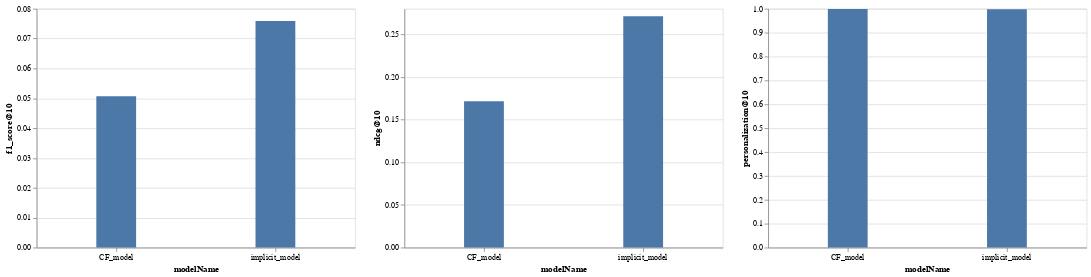

Notebook cell for this chart:
### Code cell
f1_score_chart = alt.Chart(global_df, width=400).mark_bar(width=50).encode(
    y="f1_score@10:Q",
    x=alt.X("modelName:O",axis=alt.Axis(labelAngle=0)))

ndcg_chart = alt.Chart(global_df, width=400).mark_bar(width=50).encode(
    y="ndcg@10:Q",
    x=alt.X("modelName:O",axis=alt.Axis(labelAngle=0)))

personalization_chart = alt.Chart(global_df, width=400).mark_bar(width=50).encode(
    y="personalization@10:Q",
    x=alt.X("modelName:O",axis=alt.Axis(labelAngle=0)))

f1_score_chart | ndcg_chart | personalization_chart

### Figure 1 — Vega-Lite specification as saved in the notebook (floating-point values rounded to 4 significant figures)
{"config": {"view": {"continuousWidth": 400, "continuousHeight": 300}}, "hconcat": [{"mark": {"type": "bar", "width": 50}, "encoding": {"x": {"type": "ordinal", "axis": {"labelAngle": 0}, "field": "modelName"}, "y": {"type": "quantitative", "field": "f1_score@10"}}, "width": 400}, {"mark": {"type": "bar", "width": 50}, "encoding": {"x": {"type": "ordinal", "axis": {"labelAngle": 0}, "field": "modelName"}, "y": {"type": "quantitative", "field": "ndcg@10"}}, "width": 400}, {"mark": {"type": "bar", "width": 50}, "encoding": {"x": {"type": "ordinal", "axis": {"labelAngle": 0}, "field": "modelName"}, "y": {"type": "quantitative", "field": "personalization@10"}}, "width": 400}], "data": {"name": "data-17d51070c4ce1ab5a98f8c555822637f"}, "$schema": "https://vega.github.io/schema/vega-lite/v4.8.1.json", "datasets": {"data-17d51070c4ce1ab5a98f8c555822637f": [{"modelName": "CF_model", "recall@10": 0.279, "precision@10": 0.0279, "f1_score@10": 0.05072, "ndcg@10": 0.1715, "personalization@10": 0.9986}, {"modelName": "implicit_model", "recall@10": 0.4176, "precision@10": 0.04176, "f1_score@10": 0.07593, "ndcg@10": 0.2712, "personalization@10": 0.9978}]}}
